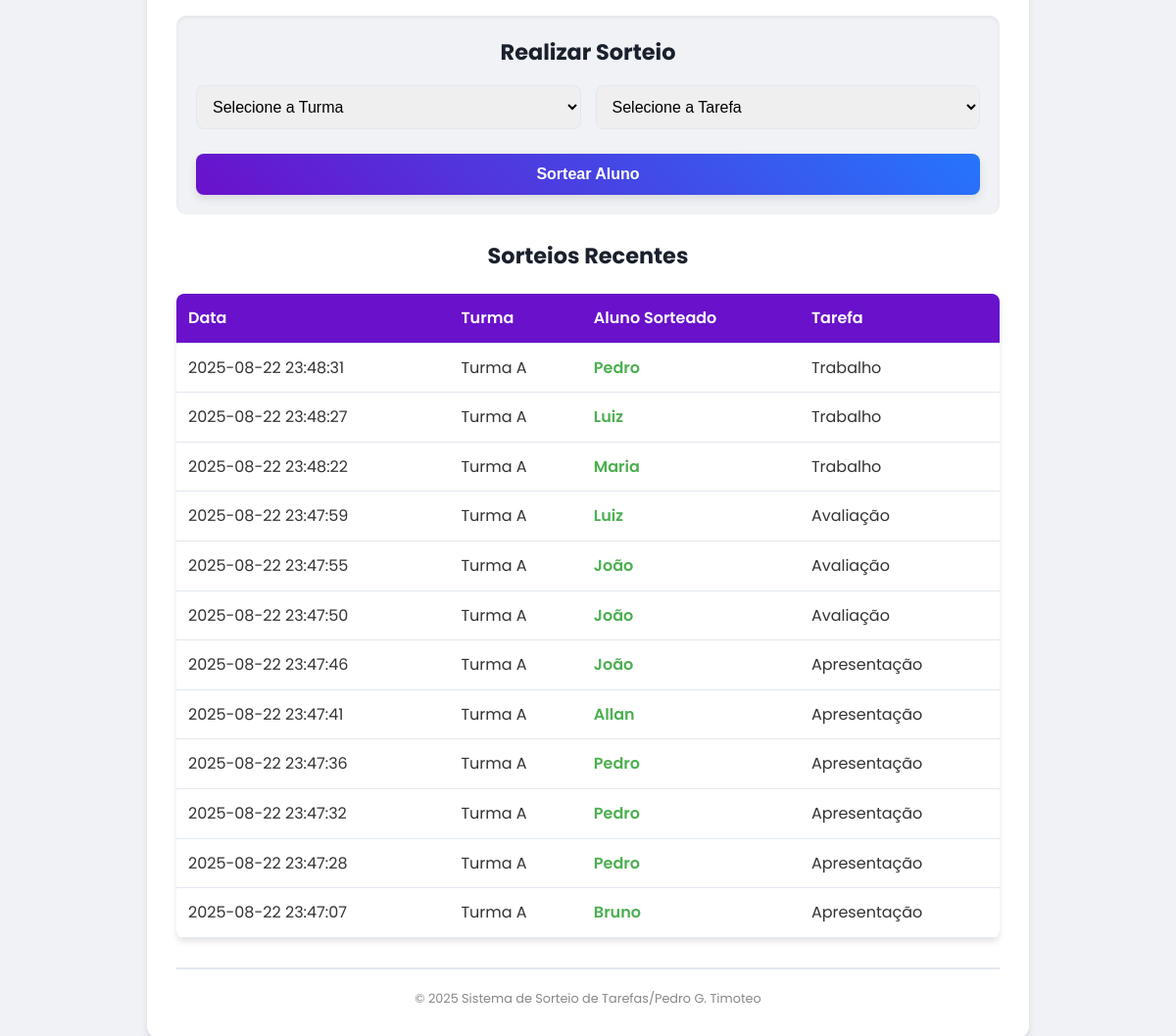
The app's page / (lower part), older data.
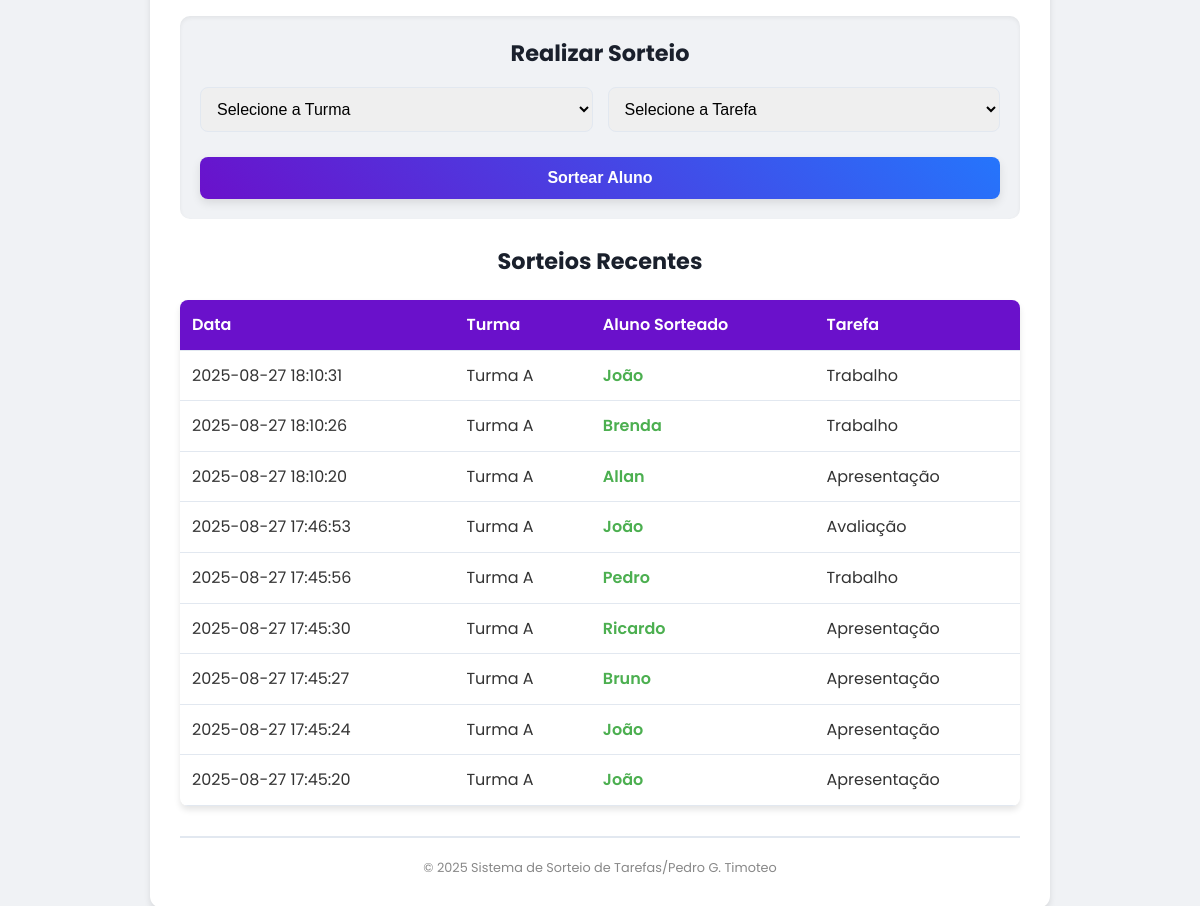
The same page, newer data.
### tables this page shows
CREATE TABLE sorteios (
            id INTEGER PRIMARY KEY AUTOINCREMENT,
            tarefa_id INTEGER NOT NULL,
            aluno_id INTEGER NOT NULL,
            turma_id INTEGER NOT NULL,
            data_sorteio TEXT NOT NULL,
            FOREIGN KEY (tarefa_id) REFERENCES tarefas(id),
            FOREIGN KEY (aluno_id) REFERENCES alunos(id),
            FOREIGN KEY (turma_id) REFERENCES turmas(id)
        );

CREATE TABLE turmas (
            id INTEGER PRIMARY KEY AUTOINCREMENT,
            nome TEXT NOT NULL UNIQUE
        );

CREATE TABLE alunos (
            id INTEGER PRIMARY KEY AUTOINCREMENT,
            nome TEXT NOT NULL,
            turma_id INTEGER NOT NULL,
            FOREIGN KEY (turma_id) REFERENCES turmas(id)
        );

CREATE TABLE tarefas (
            id INTEGER PRIMARY KEY AUTOINCREMENT,
            nome TEXT NOT NULL UNIQUE
        );

### app.py (the view)
@app.route('/')
def index():
    conn = get_db_connection()
    turmas = conn.execute('SELECT * FROM turmas').fetchall()
    tarefas = conn.execute('SELECT * FROM tarefas').fetchall()
    sorteios = conn.execute('''
        SELECT
            sorteios.data_sorteio,
            turmas.nome AS turma_nome,
            alunos.nome AS aluno_nome,
            tarefas.nome AS tarefa_nome
        FROM sorteios
        JOIN turmas ON sorteios.turma_id = turmas.id
        JOIN alunos ON sorteios.aluno_id = alunos.id
        JOIN tarefas ON sorteios.tarefa_id = tarefas.id
        ORDER BY sorteios.data_sorteio DESC
    ''').fetchall()
    conn.close()
    return render_template('index.html', turmas=turmas, tarefas=tarefas, sorteios=sorteios)

### db.py (called while the page is built)
def get_db_connection():
    conn = sqlite3.connect('sorteio.db')
    conn.row_factory = sqlite3.Row
    return conn

### templates/Index.html (shortened to what this page needs)
<!DOCTYPE html>
<html lang="pt-br">
<head>
    <link rel="stylesheet" href="{{ url_for('static', filename='css/style.css') }}">
</head>
<body>
    <div class="container">
        <main>
            <section class="form-section draw-section">
                <h2>Realizar Sorteio</h2>
                <form action="{{ url_for('sortear') }}" method="post">
                    <div class="draw-inputs">
                        <select name="turma_sorteio_id" required>
                            <option value="">Selecione a Turma</option>
                        </select>
                        <select name="tarefa_sorteio_id" required>
                            <option value="">Selecione a Tarefa</option>
                        </select>
                    </div>
                    <button type="submit" class="draw-button">Sortear Aluno</button>
                </form>
            </section>
            <section class="results-section">
                <h2>Sorteios Recentes</h2>
                {% if sorteios %}
                    <table>
                        <thead>
                            <tr>
                                <th>Data</th>
                                <th>Turma</th>
                                <th>Aluno Sorteado</th>
                                <th>Tarefa</th>
                            </tr>
                        </thead>
                        <tbody>
                            {% for sorteio in sorteios %}
                                <tr>
                                    <td>{{ sorteio.data_sorteio }}</td>
                                    <td>{{ sorteio.turma_nome }}</td>
                                    <td class="winner">{{ sorteio.aluno_nome }}</td>
                                    <td>{{ sorteio.tarefa_nome }}</td>
                                </tr>
                            {% endfor %}
                        </tbody>
                    </table>
                {% else %}
                    <p class="no-results">Nenhum sorteio realizado ainda.</p>
                {% endif %}
            </section>
        </main>
        <footer>
            <p>&copy; 2025 Sistema de Sorteio de Tarefas/Pedro G. Timoteo</p>
        </footer>
    </div>
</body>
</html>

### static/css/style.css (style rules this page uses)
:root { --primary-color: #6a11cb; --secondary-color: #2575fc; --background-color: #f0f2f5; --card-background: #ffffff; --text-color: #333; --heading-color: #1a202c; --border-color: #e2e8f0; --accent-color: #4CAF50; --shadow: 0 4px 6px rgba(0, 0, 0, 0.1); }
* { box-sizing: border-box; margin: 0; padding: 0; }
body { font-family: 'Poppins', sans-serif; background: var(--background-color); color: var(--text-color); line-height: 1.6; padding: 20px; display: flex; justify-content: center; align-items: flex-start; min-height: 100vh; }
.container { max-width: 900px; width: 100%; background: var(--card-background); border-radius: 12px; box-shadow: var(--shadow); overflow: hidden; padding: 30px; display: flex; flex-direction: column; gap: 30px; }
main { display: grid; grid-template-columns: repeat(auto-fit, minmax(280px, 1fr)); gap: 25px; }
.form-section { background: var(--background-color); padding: 20px; border-radius: 10px; box-shadow: inset 0 2px 4px rgba(0, 0, 0, 0.06); }
.form-section h2 { font-size: 1.4rem; margin-bottom: 15px; color: var(--heading-color); text-align: center; }
form { display: flex; flex-direction: column; gap: 15px; }
input[type="text"], select { width: 100%; padding: 12px; border: 1px solid var(--border-color); border-radius: 8px; font-size: 1rem; transition: all 0.3s ease; }
button { padding: 12px 20px; border: none; border-radius: 8px; color: #fff; font-size: 1rem; font-weight: 600; cursor: pointer; transition: all 0.3s ease; background: linear-gradient(45deg, var(--primary-color), var(--secondary-color)); box-shadow: 0 4px 10px rgba(0, 0, 0, 0.1); }
.draw-section { grid-column: 1 / -1; }
.draw-inputs { display: flex; gap: 15px; justify-content: space-between; align-items: center; }
.draw-inputs select { flex: 1; }
.draw-button { width: 100%; margin-top: 10px; }
.results-section { grid-column: 1 / -1; text-align: center; }
.results-section h2 { font-size: 1.4rem; margin-bottom: 15px; color: var(--heading-color); }
table { width: 100%; border-collapse: collapse; margin-top: 20px; background: var(--card-background); border-radius: 8px; overflow: hidden; box-shadow: var(--shadow); }
th, td { padding: 12px; border-bottom: 1px solid var(--border-color); text-align: left; }
th { background: var(--primary-color); color: white; font-weight: 600; }
.winner { font-weight: 600; color: var(--accent-color); }
footer { text-align: center; padding-top: 20px; border-top: 2px solid var(--border-color); font-size: 0.8rem; color: #888; }

Row changes from the older to the newer data that the page shows:
removed sorteios: data_sorteio "2025-08-22 23:48:31", turma_nome "Turma A", aluno_nome "Pedro", tarefa_nome "Trabalho"
removed sorteios: data_sorteio "2025-08-22 23:48:27", turma_nome "Turma A", aluno_nome "Luiz", tarefa_nome "Trabalho"
removed sorteios: data_sorteio "2025-08-22 23:48:22", turma_nome "Turma A", aluno_nome "Maria", tarefa_nome "Trabalho"
changed sorteios (number 1 of 9 on the later page): data_sorteio "2025-08-22 23:47:59" → "2025-08-27 18:10:31"; aluno_nome "Luiz" → "João"; tarefa_nome "Avaliação" → "Trabalho"
changed sorteios: data_sorteio "2025-08-22 23:47:55" → "2025-08-27 18:10:26"; aluno_nome "João" → "Brenda"; tarefa_nome "Avaliação" → "Trabalho"
changed sorteios: data_sorteio "2025-08-22 23:47:50" → "2025-08-27 18:10:20"; aluno_nome "João" → "Allan"; tarefa_nome "Avaliação" → "Apresentação"
changed sorteios: data_sorteio "2025-08-22 23:47:46" → "2025-08-27 17:46:53"; tarefa_nome "Apresentação" → "Avaliação"
changed sorteios: data_sorteio "2025-08-22 23:47:41" → "2025-08-27 17:45:56"; aluno_nome "Allan" → "Pedro"; tarefa_nome "Apresentação" → "Trabalho"
changed sorteios: data_sorteio "2025-08-22 23:47:36" → "2025-08-27 17:45:30"; aluno_nome "Pedro" → "Ricardo"
changed sorteios: data_sorteio "2025-08-22 23:47:32" → "2025-08-27 17:45:27"; aluno_nome "Pedro" → "Bruno"
changed sorteios (number 8 of 9 on the later page): data_sorteio "2025-08-22 23:47:28" → "2025-08-27 17:45:24"; aluno_nome "Pedro" → "João"
changed sorteios (number 9 of 9 on the later page): data_sorteio "2025-08-22 23:47:07" → "2025-08-27 17:45:20"; aluno_nome "Bruno" → "João"
